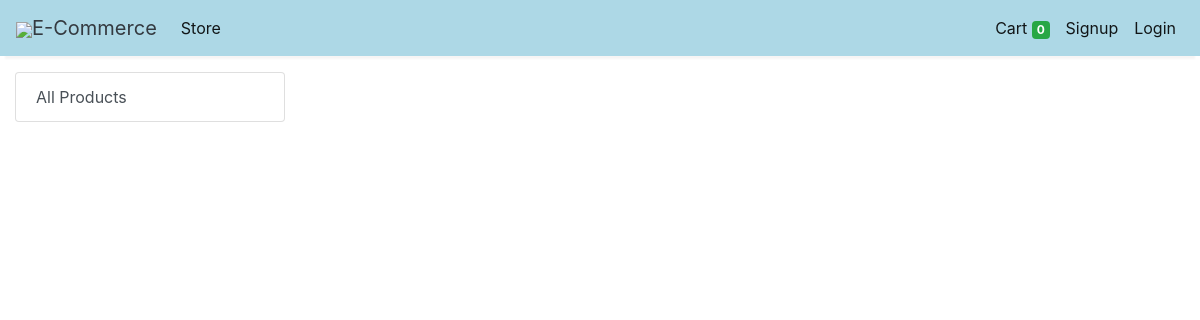
Page /store?category=23 on the earlier database version.
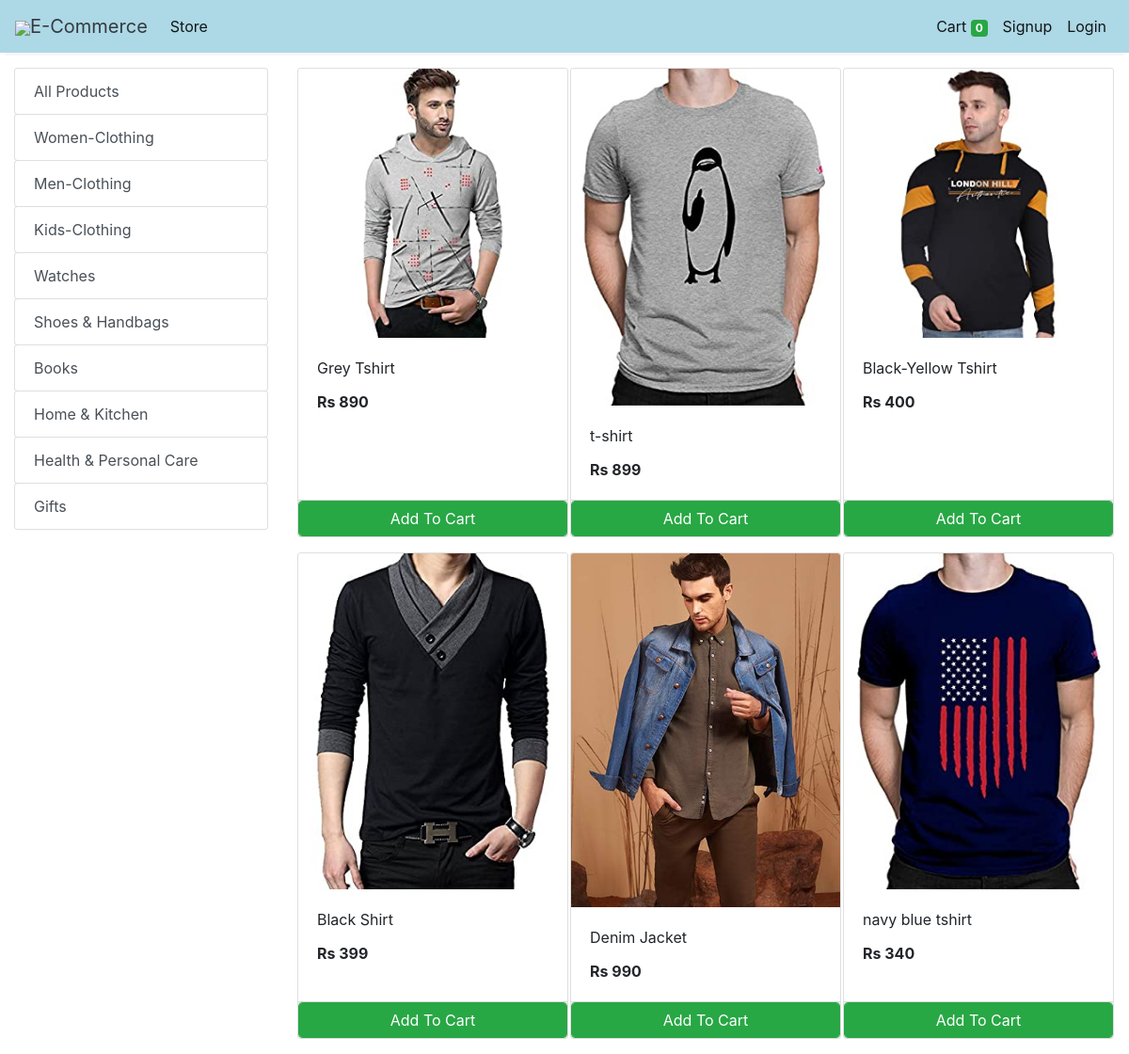
Same page on the later database version.
### store/models/category.py (models this page shows, shortened)
class Category(models.Model):
    name= models.CharField(max_length=50)
    @staticmethod
    def get_all_categories():
        return Category.objects.all()

### store/models/product.py (models this page shows, shortened)
class Products(models.Model):
    name = models.CharField(max_length=60)
    price= models.IntegerField(default=0)
    category= models.ForeignKey(Category,on_delete=models.CASCADE,default=1 )
    description= models.CharField(max_length=250, default='', blank=True, null= True)
    image= models.ImageField(upload_to='uploads/products/')
    @staticmethod
    def get_all_products_by_categoryid(category_id):
        if category_id:
            return Products.objects.filter (category=category_id)
        else:
            return Products.get_all_products();

### store/views/home.py (the view)
# urls.py: path('' , include('store.urls'))
def store(request):
    cart = request.session.get('cart')
    if not cart:
        request.session['cart'] = {}
    products = None
    categories = Category.get_all_categories()
    categoryID = request.GET.get('category')
    if categoryID:
        products = Products.get_all_products_by_categoryid(categoryID)
    else:
        products = Products.get_all_products();
    data = {}
    data['products'] = products
    data['categories'] = categories
    print('you are : ', request.session.get('email'))
    return render(request, 'index.html', data)

### store/templatetags/cart.py (called while the page is built)
@register.filter (name='is_in_cart')
def is_in_cart(product, cart):
    keys = cart.keys ()
    for id in keys:
        if int (id) == product.id:
            return True
    return False;

### store/templatetags/custom_filter.py (called while the page is built)
@register.filter(name='currency')
def currency(number):
    return "Rs "+str(number)

### store/templates/index.html (shortened to what this page needs)
{% extends 'base.html' %}
{% block content %}
{% load cart %}
{% load custom_filter %}
<div class="container-fluid mt-3">
	<div class="row">
		<div class="col-lg-3 mx-auto">
			<div class="list-group">
				<a href="/" class="list-group-item list-group-item-action btn btn-outline-success">All Products</a>
				{% for category in categories %}
				<a href="/?category={{category.id}}"
					class="list-group-item list-group-item-action btn btn-outline-success ">{{category.name}}</a>
				{% endfor %}
			</div>
		</div>
		<div id='products' class="col-lg-9 mx-auto">
			<div class="row mx-auto">
				{% for product in products %}
				<div class="card mx-auto mb-3" id={{product.id}} style="width: 18rem;">
					<img class="card-img-top" src="{{product.image.url}}" alt="Card image cap">
					<div class="card-body">
						<p class="card-title">{{product.name}}</p>
						<p class="card-text"><b>{{product.price|currency}}</b></p>
					</div>
					<div class="card-footer p-0 no-gutters">
						{% if product|is_in_cart:request.session.cart %}
						<div class="row no-gutters">
							<form action="/#{{product.id}}" class="col-2 " method="post">
								{% csrf_token %}
								<input hidden type="text" name='product' value='{{product.id}}'>
								<input hidden type="text" name='remove' value='True'>
								<input type="submit" value=" - " class="btn btn-block btn-success border-right">
							</form>
							<div class="text-center col btn btn-success">{{product|cart_quantity:request.session.cart}} in Cart</div>
							<form action="/#{{product.id}}" class="col-2 " method="post">
								{% csrf_token %}
								<input hidden type="text" name='product' value='{{product.id}}'>
								<input type="submit" value=" + " class="btn btn-block btn-success border-left">
							</form>
						</div>
						{% else %}
						<form action="/#{{product.id}}" method="POST" class="btn-block">
							<input type="submit" class="float-right btn btn-success form-control"
								value="Add To Cart">
						</form>
						{% endif %}
					</div>
				</div>
				{% endfor %}
			</div>
		</div>
	</div>
</div>
{% endblock %}

### store/templates/base.html (shortened to what this page needs)
<!doctype html>
<html lang="en">
<head>
  <link rel="stylesheet" href="https://maxcdn.bootstrapcdn.com/bootstrap/4.0.0/css/bootstrap.min.css"
>
</head>
<body>
<nav class="one-edge-shadow
  navbar navbar-light
  sticky-top navbar
  navbar-expand-lg
  text-white">
    <a class="navbar-brand ms-3 text-dark " href="/">
    <link rel="stylesheet" href="https://use.fontawesome.com/releases/v5.7.0/css/all.css">
    <img src="https://www.freepnglogos.com/uploads/shopping-cart-png/shopping-cart-svg-png-icon-download-28.png" style="width:50px;height:50px,color:text-light;">E-Commerce</a>
    <div class="collapse navbar-collapse" id="navbarSupportedContent">
      <ul class="navbar-nav mr-auto">
        <li class="nav-item active">
          <a class="nav-link" href="/store">Store <span class="sr-only">(current)</span></a>
        </li>
          </ul>
      <ul class=" navbar-nav my-2 my-lg-0">
        <li class="nav-item active">
          <a class="nav-link" href="/cart">Cart
            <span class="badge badge-success">{{request.session.cart.keys|length}}</span>
            <span class="sr-only">(current)</span></a>
        </li>
        {% if request.session.customer %}
        <li class="nav-item active ">
          <a class="nav-link" href="/orders">Orders<span class="sr-only">(current)</span></a>
        </li>
        <li class="nav-item active ">
          <a class="nav-link" href="/logout">Logout<span class="sr-only">(current)</span></a>
        </li>
        {% else %}
        <li class="nav-item active">
          <a class="nav-link" href="/signup">Signup<span class="sr-only">(current)</span></a>
        </li>
        <li class="nav-item active">
          <a class="nav-link" href="/login">Login<span class="sr-only">(current)</span></a>
        </li>
        {% endif %}
      </ul>
    </div>
  </nav>
  {% block content %}{% endblock %}
</body>
</html>

### store/templates/base.html (style rules this page uses)
nav { background-color: lightblue; }
.one-edge-shadow { box-shadow: 0 8px 2px -5px rgb(246, 245, 245); }

Differences in the rows shown:
added Category: name "Women-Clothing"
added Category: name "Men-Clothing"
added Category: name "Kids-Clothing"
added Category: name "Watches"
added Category: name "Shoes & Handbags"
added Category: name "Books"
added Category: name "Home & Kitchen"
added Category: name "Health & Personal Care"
added Category: name "Gifts"
added Products: image (picture), name "Grey Tshirt", price "Rs 890"
added Products: image (picture), name "t-shirt", price "Rs 899"
added Products: image (picture), name "Black-Yellow Tshirt", price "Rs 400"
added Products: image (picture), name "Black Shirt", price "Rs 399"
added Products: image (picture), name "Denim Jacket", price "Rs 990"
added Products: image (picture), name "navy blue tshirt", price "Rs 340"
